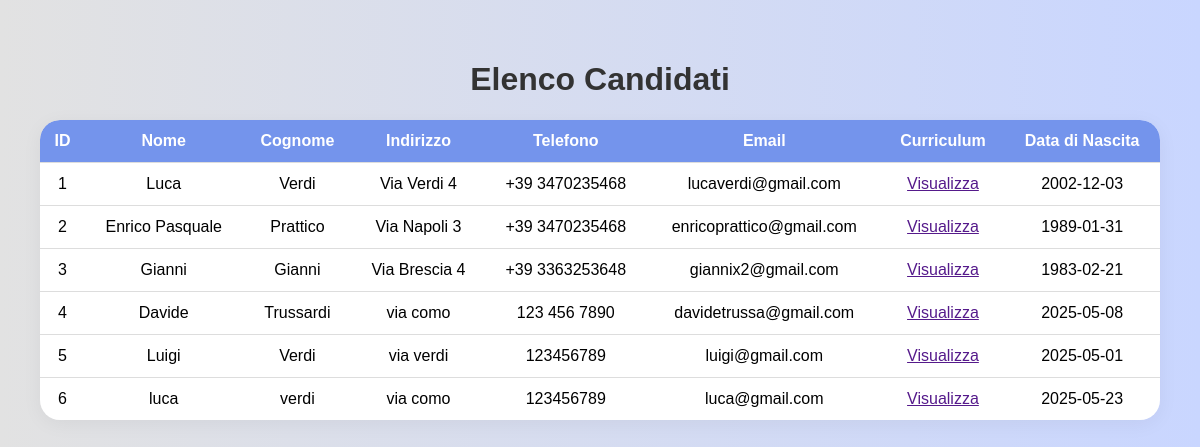
The page /mostra_candidati.php on the database its author committed.
### tables this page shows
CREATE TABLE `candidati` (
  `ID_Candidato` int(11) NOT NULL,
  `Nome` varchar(30) NOT NULL,
  `Cognome` varchar(30) NOT NULL,
  `Indirizzo` varchar(30) NOT NULL,
  `Telefono` varchar(30) NOT NULL,
  `Email` varchar(30) NOT NULL,
  `URL_Curriculum` varchar(100) DEFAULT NULL,
  `Data_Nascita` date NOT NULL
);

### mostra_candidati.php (the view, shortened to what this page needs)
<!DOCTYPE html>
<html lang="it">
<head>
</head>
<link rel="stylesheet" href="css/mostra.css">
<body>
    <h1>Elenco Candidati</h1>
    <?php
    require('connessione.php');
    $sql = "SELECT * FROM candidati";
    $result = $conn->query($sql);
    if ($result->num_rows > 0) {
        echo "<table>
            <thead>
                <tr>
                    <th>ID</th>
                    <th>Nome</th>
                    <th>Cognome</th>
                    <th>Indirizzo</th>
                    <th>Telefono</th>
                    <th>Email</th>
                    <th>Curriculum</th>
                    <th>Data di Nascita</th>
                </tr>
            </thead>
            <tbody>";
        while ($row = $result->fetch_assoc()) {
            echo "<tr>
                <td>" . htmlspecialchars($row['ID_Candidato']) . "</td>
                <td>" . htmlspecialchars($row['Nome']) . "</td>
                <td>" . htmlspecialchars($row['Cognome']) . "</td>
                <td>" . htmlspecialchars($row['Indirizzo']) . "</td>
                <td>" . htmlspecialchars($row['Telefono']) . "</td>
                <td>" . htmlspecialchars($row['Email']) . "</td>
                <td><a href='" . htmlspecialchars($row['URL_Curriculum']) . "' target='_blank'>Visualizza</a></td>
                <td>" . htmlspecialchars($row['Data_Nascita']) . "</td>
              </tr>";
        }
        echo "</tbody></table>";
    } else {
        echo "<p style='text-align:center;'>Nessun candidato trovato.</p>";
    }
    ?>
</body>
</html>

### css/mostra.css (style rules this page uses)
body { font-family: "Poppins", sans-serif; background: linear-gradient(90deg, #e2e2e2, #c9d6ff); margin: 0; padding: 40px; }
table { width: 100%; border-collapse: separate; border-spacing: 0; margin-top: 20px; border-radius: 20px; overflow: hidden; box-shadow: 0 4px 20px rgba(0, 0, 0, 0.05); }
th, td { padding: 12px; text-align: center; border-bottom: 1px solid #ddd; background-color: #fff; }
th { background-color: #7494ec; color: white; }
tr:last-child td { border-bottom: none; }
thead tr th:first-child { border-top-left-radius: 20px; }
thead tr th:last-child { border-top-right-radius: 20px; }
h1 { text-align: center; color: #333; }

### rows shown on the page
candidati: ID_Candidato "1", Nome "Luca", Cognome "Verdi", Indirizzo "Via Verdi 4", Telefono "+39 3470235468", Email "lucaverdi@gmail.com", Data_Nascita "2002-12-03"
candidati: ID_Candidato "2", Nome "Enrico Pasquale", Cognome "Prattico", Indirizzo "Via Napoli 3", Telefono "+39 3470235468", Email "enricoprattico@gmail.com", Data_Nascita "1989-01-31"
candidati: ID_Candidato "3", Nome "Gianni", Cognome "Gianni", Indirizzo "Via Brescia 4", Telefono "+39 3363253648", Email "giannix2@gmail.com", Data_Nascita "1983-02-21"
candidati: ID_Candidato "4", Nome "Davide", Cognome "Trussardi", Indirizzo "via como", Telefono "123 456 7890", Email "davidetrussa@gmail.com", Data_Nascita "2025-05-08"
candidati: ID_Candidato "5", Nome "Luigi", Cognome "Verdi", Indirizzo "via verdi", Telefono "123456789", Email "luigi@gmail.com", Data_Nascita "2025-05-01"
candidati: ID_Candidato "6", Nome "luca", Cognome "verdi", Indirizzo "via como", Telefono "123456789", Email "luca@gmail.com", Data_Nascita "2025-05-23"
